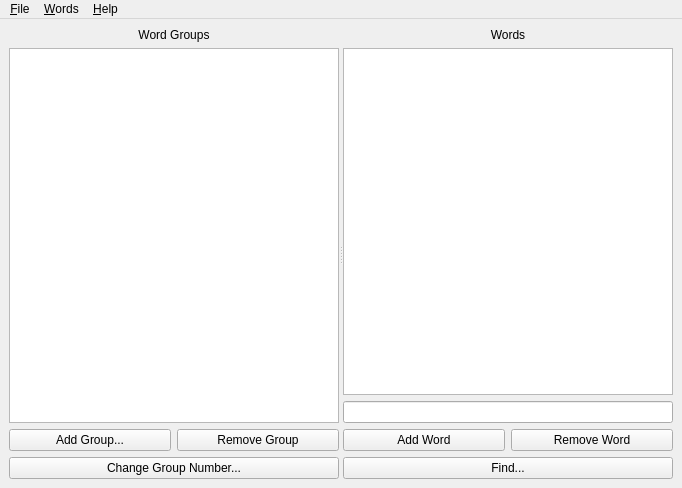
<?xml version="1.0" encoding="UTF-8"?>
<ui version="4.0">
 <class>WordsEdit</class>
 <widget class="QMainWindow" name="WordsEdit">
  <property name="geometry">
   <rect>
    <x>0</x>
    <y>0</y>
    <width>682</width>
    <height>488</height>
   </rect>
  </property>
  <property name="sizePolicy">
   <sizepolicy hsizetype="Preferred" vsizetype="Preferred">
    <horstretch>0</horstretch>
    <verstretch>0</verstretch>
   </sizepolicy>
  </property>
  <property name="windowTitle">
   <string>Word Tokens Editor</string>
  </property>
  <property name="windowIcon">
   <iconset resource="agistudio.qrc">
    <normaloff>:/icons/toolbar_wordsedit.xpm</normaloff>:/icons/toolbar_wordsedit.xpm</iconset>
  </property>
  <widget class="QWidget" name="centralwidget">
   <property name="enabled">
    <bool>true</bool>
   </property>
   <property name="autoFillBackground">
    <bool>false</bool>
   </property>
   <layout class="QHBoxLayout" name="horizontalLayout">
    <item>
     <widget class="QSplitter" name="splitter">
      <property name="orientation">
       <enum>Qt::Horizontal</enum>
      </property>
      <widget class="QWidget" name="">
       <layout class="QVBoxLayout" name="verticalLayoutGroups">
        <item>
         <widget class="QLabel" name="labelGroup">
          <property name="text">
           <string>Word Groups</string>
          </property>
          <property name="alignment">
           <set>Qt::AlignBottom|Qt::AlignHCenter</set>
          </property>
         </widget>
        </item>
        <item>
         <widget class="QListWidget" name="listGroup"/>
        </item>
        <item>
         <layout class="QGridLayout" name="gridLayoutGroupButtons">
          <item row="0" column="0">
           <widget class="QPushButton" name="pushButtonAddGroup">
            <property name="text">
             <string>Add Group...</string>
            </property>
           </widget>
          </item>
          <item row="0" column="1">
           <widget class="QPushButton" name="pushButtonRemoveGroup">
            <property name="text">
             <string>Remove Group</string>
            </property>
           </widget>
          </item>
          <item row="1" column="0" colspan="2">
           <widget class="QPushButton" name="pushButtonChangeGroupNum">
            <property name="text">
             <string>Change Group Number...</string>
            </property>
           </widget>
          </item>
         </layout>
        </item>
       </layout>
      </widget>
      <widget class="QWidget" name="">
       <layout class="QVBoxLayout" name="verticalLayoutWords">
        <item>
         <widget class="QLabel" name="labelWord">
          <property name="text">
           <string>Words</string>
          </property>
          <property name="alignment">
           <set>Qt::AlignBottom|Qt::AlignHCenter</set>
          </property>
         </widget>
        </item>
        <item>
         <widget class="QListWidget" name="listWords"/>
        </item>
        <item>
         <widget class="QLineEdit" name="lineWord"/>
        </item>
        <item>
         <layout class="QGridLayout" name="gridLayoutWordButtons">
          <item row="0" column="0">
           <widget class="QPushButton" name="pushButtonAddWord">
            <property name="text">
             <string>Add Word</string>
            </property>
           </widget>
          </item>
          <item row="0" column="1">
           <widget class="QPushButton" name="pushButtonRemoveWord">
            <property name="text">
             <string>Remove Word</string>
            </property>
           </widget>
          </item>
          <item row="1" column="0" colspan="2">
           <widget class="QPushButton" name="pushButtonFind">
            <property name="text">
             <string>Find...</string>
            </property>
           </widget>
          </item>
         </layout>
        </item>
       </layout>
      </widget>
     </widget>
    </item>
   </layout>
  </widget>
  <widget class="QMenuBar" name="menubar">
   <property name="geometry">
    <rect>
     <x>0</x>
     <y>0</y>
     <width>682</width>
     <height>21</height>
    </rect>
   </property>
   <widget class="QMenu" name="menu_File">
    <property name="title">
     <string>&amp;File</string>
    </property>
    <addaction name="actionNew"/>
    <addaction name="actionOpen"/>
    <addaction name="actionMerge"/>
    <addaction name="actionSave"/>
    <addaction name="actionSaveAs"/>
    <addaction name="separator"/>
    <addaction name="actionClose"/>
   </widget>
   <widget class="QMenu" name="menu_Help">
    <property name="title">
     <string>&amp;Help</string>
    </property>
    <addaction name="actionEditorHelp"/>
   </widget>
   <widget class="QMenu" name="menu_Words">
    <property name="title">
     <string>&amp;Words</string>
    </property>
    <addaction name="actionAddWordGroup"/>
    <addaction name="actionRemoveWordGroup"/>
    <addaction name="actionChangeGroupNumber"/>
    <addaction name="separator"/>
    <addaction name="actionAddWord"/>
    <addaction name="actionRemoveWord"/>
    <addaction name="separator"/>
    <addaction name="actionCountWordGroups"/>
    <addaction name="actionCountWords"/>
    <addaction name="separator"/>
    <addaction name="actionFind"/>
   </widget>
   <addaction name="menu_File"/>
   <addaction name="menu_Words"/>
   <addaction name="menu_Help"/>
  </widget>
  <action name="actionEditorHelp">
   <property name="text">
    <string>View &amp;Editor Help...</string>
   </property>
  </action>
  <action name="actionNew">
   <property name="text">
    <string>&amp;New</string>
   </property>
  </action>
  <action name="actionClose">
   <property name="text">
    <string>&amp;Close</string>
   </property>
  </action>
  <action name="actionAddWordGroup">
   <property name="text">
    <string>Add Word Group</string>
   </property>
  </action>
  <action name="actionRemoveWordGroup">
   <property name="text">
    <string>Remove Word Group</string>
   </property>
  </action>
  <action name="actionChangeGroupNumber">
   <property name="text">
    <string>Change Group Number...</string>
   </property>
  </action>
  <action name="actionAddWord">
   <property name="text">
    <string>Add Word</string>
   </property>
  </action>
  <action name="actionRemoveWord">
   <property name="text">
    <string>Remove Word</string>
   </property>
  </action>
  <action name="actionCountWordGroups">
   <property name="text">
    <string>Count Word Groups</string>
   </property>
  </action>
  <action name="actionCountWords">
   <property name="text">
    <string>Count Words</string>
   </property>
  </action>
  <action name="actionFind">
   <property name="text">
    <string>&amp;Find...</string>
   </property>
   <property name="shortcut">
    <string>Ctrl+F</string>
   </property>
  </action>
  <action name="actionOpen">
   <property name="text">
    <string>&amp;Open...</string>
   </property>
  </action>
  <action name="actionMerge">
   <property name="text">
    <string>&amp;Merge...</string>
   </property>
  </action>
  <action name="actionSave">
   <property name="text">
    <string>&amp;Save</string>
   </property>
  </action>
  <action name="actionSaveAs">
   <property name="text">
    <string>Save &amp;As...</string>
   </property>
  </action>
 </widget>
 <resources>
  <include location="agistudio.qrc"/>
 </resources>
 <connections/>
</ui>
